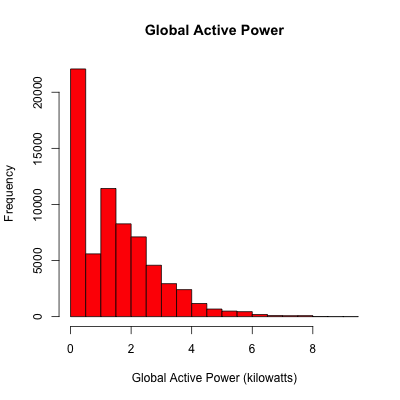

Write the R code that produced this figure.

png("plot1.png", width=400, height=400)

hist(GAPower, col="red", main="Global Active Power", xlab="Global Active Power (kilowatts)")

dev.off()
